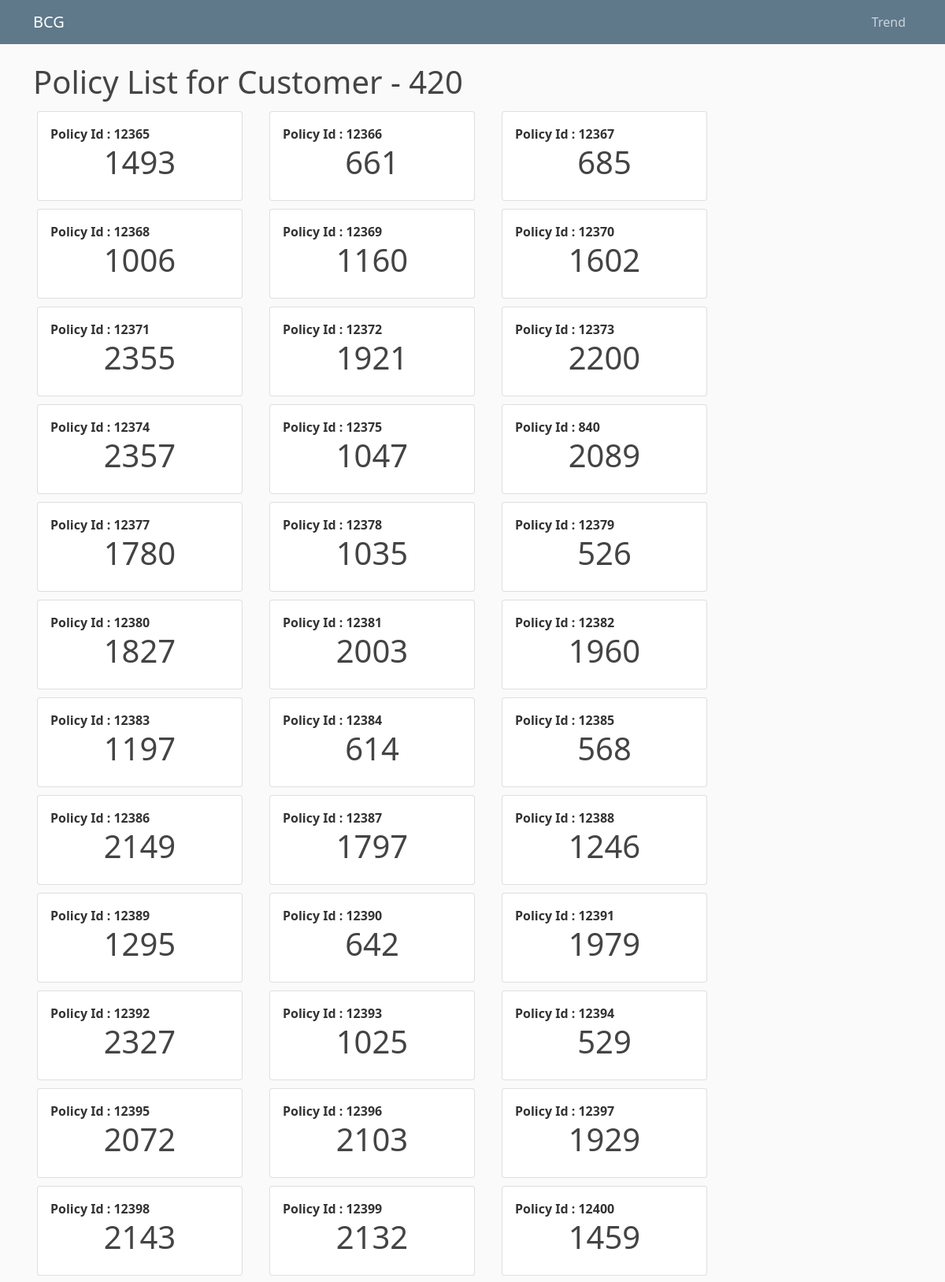
The app's page /customers/420/policylist/ (upper part) with its own data.
### insurance/models.py (models this page shows, shortened)
class Customer_Insurance(models.Model):
    customer=models.ForeignKey(Customer,on_delete=models.RESTRICT)
    insurance=models.ForeignKey(Insurance, on_delete=RESTRICT)
    date_of_purchase=models.DateField(default=timezone.now, blank=True, null=True)

class Insurance(models.Model):
    policy_id=models.IntegerField(primary_key=True,db_index=True)
    fuel=models.CharField(max_length=50)
    vehicle_segment=models.CharField(max_length=50)
    premium=models.IntegerField(default=0,validators=[MaxValueValidator(100000)])
    bodily_injury_liability=models.IntegerField(default=0)
    personal_injury_protection=models.IntegerField(default=0)
    property_damage_liability=models.IntegerField(default=0)
    collision=models.IntegerField(default=0)
    comprehensive=models.IntegerField(default=0)
    customers= models.ManyToManyField(Customer, through='Customer_Insurance',
    related_name='customers', blank=True)

### insurance/views.py (the view)
# urls.py: path('customers/<int:cust_id>/policylist/', cust_insurance_details, name='cust-insurance-list'),
def cust_insurance_details(request, cust_id):
    insurances = Customer_Insurance.objects.filter(customer_id=cust_id)
    context={
        'insurances': insurances,
        'customer_id':cust_id
    }
    return render(request,'insurance/filtered_policy.html',context)

### insurance/templates/insurance/filtered_policy.html (shortened to what this page needs)
{% extends "insurance/base.html" %}
{% block content %}
    <div class = "row">
      <h1>Policy List for Customer - {{ customer_id }} </h1>
      <br/><br/>
        {% for insurance in insurances %}
            <div class="col-md-3" style="margin: 5px;">
                <div class="card">
                  <div class="card-body">
                    <b> Policy Id : {{ insurance.insurance.policy_id }}</b>
                    <h1 class="text-center">{{ insurance.insurance.premium }}</h1>
                  </div>
                </div>
              </div>
        {% empty %}
        <p>No insurances here yet :(</p>
        {% endfor %}
    </div>
{% endblock content%}

### insurance/static/insurance/main.css (style rules this page uses)
body { background: #fafafa; color: #333333; margin-top: 5rem; }
h1, h2, h3, h4, h5, h6 { color: #444444; }

### records on screen
Customer_Insurance: insurance.policy_id "12365", insurance.premium "1493"
Customer_Insurance: insurance.policy_id "12366", insurance.premium "661"
Customer_Insurance: insurance.policy_id "12367", insurance.premium "685"
Customer_Insurance: insurance.policy_id "12368", insurance.premium "1006"
Customer_Insurance: insurance.policy_id "12369", insurance.premium "1160"
Customer_Insurance: insurance.policy_id "12370", insurance.premium "1602"
Customer_Insurance: insurance.policy_id "12371", insurance.premium "2355"
Customer_Insurance: insurance.policy_id "12372", insurance.premium "1921"
Customer_Insurance: insurance.policy_id "12373", insurance.premium "2200"
Customer_Insurance: insurance.policy_id "12374", insurance.premium "2357"
Customer_Insurance: insurance.policy_id "12375", insurance.premium "1047"
Customer_Insurance: insurance.policy_id "840", insurance.premium "2089"
Customer_Insurance: insurance.policy_id "12377", insurance.premium "1780"
Customer_Insurance: insurance.policy_id "12378", insurance.premium "1035"
Customer_Insurance: insurance.policy_id "12379", insurance.premium "526"
Customer_Insurance: insurance.policy_id "12380", insurance.premium "1827"
Customer_Insurance: insurance.policy_id "12381", insurance.premium "2003"
Customer_Insurance: insurance.policy_id "12382", insurance.premium "1960"
Customer_Insurance: insurance.policy_id "12383", insurance.premium "1197"
Customer_Insurance: insurance.policy_id "12384", insurance.premium "614"
Customer_Insurance: insurance.policy_id "12385", insurance.premium "568"
Customer_Insurance: insurance.policy_id "12386", insurance.premium "2149"
Customer_Insurance: insurance.policy_id "12387", insurance.premium "1797"
Customer_Insurance: insurance.policy_id "12388", insurance.premium "1246"
Customer_Insurance: insurance.policy_id "12389", insurance.premium "1295"
Customer_Insurance: insurance.policy_id "12390", insurance.premium "642"
Customer_Insurance: insurance.policy_id "12391", insurance.premium "1979"
Customer_Insurance: insurance.policy_id "12392", insurance.premium "2327"
Customer_Insurance: insurance.policy_id "12393", insurance.premium "1025"
Customer_Insurance: insurance.policy_id "12394", insurance.premium "529"
Customer_Insurance: insurance.policy_id "12395", insurance.premium "2072"
Customer_Insurance: insurance.policy_id "12396", insurance.premium "2103"
Customer_Insurance: insurance.policy_id "12397", insurance.premium "1929"
Customer_Insurance: insurance.policy_id "12398", insurance.premium "2143"
Customer_Insurance: insurance.policy_id "12399", insurance.premium "2132"
Customer_Insurance: insurance.policy_id "12400", insurance.premium "1459"

### other values on screen
{{ customer_id }} "420"
